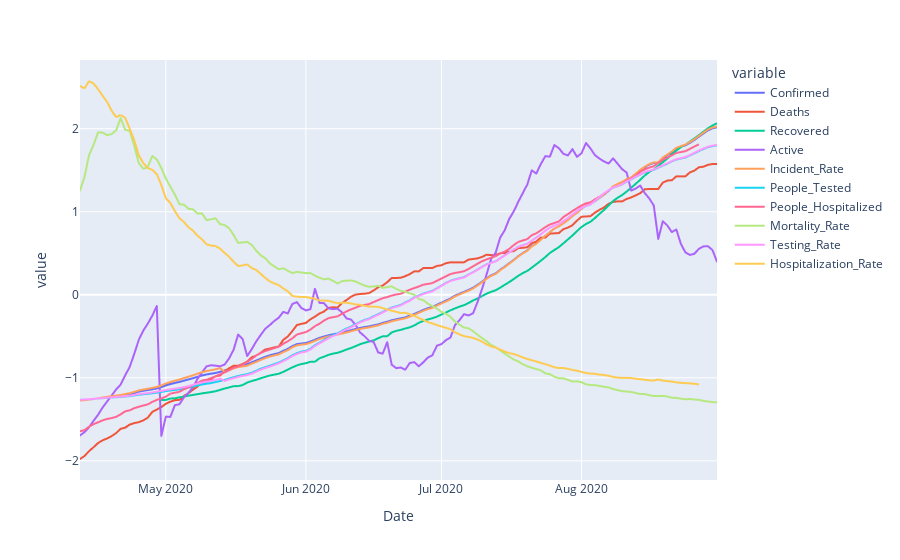

The cell this chart's notebook holds for it:
### Code cell
state_dfs[my_state].plot()

### Figure 1 — Plotly figure (JSON) as saved in the notebook; plotly's stock layout.template omitted (floating-point values rounded to 4 significant figures; data arrays with more than 128 entries replaced by an {"elided": "..."} marker saying what was removed)
{"data": [{"hovertemplate": "variable=Confirmed<br>Date=%{x}<br>value=%{y}<extra></extra>", "legendgroup": "Confirmed", "line": {"color": "#636efa", "dash": "solid"}, "mode": "lines", "name": "Confirmed", "showlegend": true, "type": "scattergl", "x": {"elided": "142 str values"}, "xaxis": "x", "y": {"elided": "142 float values"}, "yaxis": "y"}, {"hovertemplate": "variable=Deaths<br>Date=%{x}<br>value=%{y}<extra></extra>", "legendgroup": "Deaths", "line": {"color": "#EF553B", "dash": "solid"}, "mode": "lines", "name": "Deaths", "showlegend": true, "type": "scattergl", "x": {"elided": "142 str values"}, "xaxis": "x", "y": {"elided": "142 float values"}, "yaxis": "y"}, {"hovertemplate": "variable=Recovered<br>Date=%{x}<br>value=%{y}<extra></extra>", "legendgroup": "Recovered", "line": {"color": "#00cc96", "dash": "solid"}, "mode": "lines", "name": "Recovered", "showlegend": true, "type": "scattergl", "x": {"elided": "142 str values"}, "xaxis": "x", "y": {"elided": "142 float values"}, "yaxis": "y"}, {"hovertemplate": "variable=Active<br>Date=%{x}<br>value=%{y}<extra></extra>", "legendgroup": "Active", "line": {"color": "#ab63fa", "dash": "solid"}, "mode": "lines", "name": "Active", "showlegend": true, "type": "scattergl", "x": {"elided": "142 str values"}, "xaxis": "x", "y": {"elided": "142 float values"}, "yaxis": "y"}, {"hovertemplate": "variable=Incident_Rate<br>Date=%{x}<br>value=%{y}<extra></extra>", "legendgroup": "Incident_Rate", "line": {"color": "#FFA15A", "dash": "solid"}, "mode": "lines", "name": "Incident_Rate", "showlegend": true, "type": "scattergl", "x": {"elided": "142 str values"}, "xaxis": "x", "y": {"elided": "142 float values"}, "yaxis": "y"}, {"hovertemplate": "variable=People_Tested<br>Date=%{x}<br>value=%{y}<extra></extra>", "legendgroup": "People_Tested", "line": {"color": "#19d3f3", "dash": "solid"}, "mode": "lines", "name": "People_Tested", "showlegend": true, "type": "scattergl", "x": {"elided": "142 str values"}, "xaxis": "x", "y": {"elided": "142 float values"}, "yaxis": "y"}, {"hovertemplate": "variable=People_Hospitalized<br>Date=%{x}<br>value=%{y}<extra></extra>", "legendgroup": "People_Hospitalized", "line": {"color": "#FF6692", "dash": "solid"}, "mode": "lines", "name": "People_Hospitalized", "showlegend": true, "type": "scattergl", "x": {"elided": "142 str values"}, "xaxis": "x", "y": {"elided": "142 float values"}, "yaxis": "y"}, {"hovertemplate": "variable=Mortality_Rate<br>Date=%{x}<br>value=%{y}<extra></extra>", "legendgroup": "Mortality_Rate", "line": {"color": "#B6E880", "dash": "solid"}, "mode": "lines", "name": "Mortality_Rate", "showlegend": true, "type": "scattergl", "x": {"elided": "142 str values"}, "xaxis": "x", "y": {"elided": "142 float values"}, "yaxis": "y"}, {"hovertemplate": "variable=Testing_Rate<br>Date=%{x}<br>value=%{y}<extra></extra>", "legendgroup": "Testing_Rate", "line": {"color": "#FF97FF", "dash": "solid"}, "mode": "lines", "name": "Testing_Rate", "showlegend": true, "type": "scattergl", "x": {"elided": "142 str values"}, "xaxis": "x", "y": {"elided": "142 float values"}, "yaxis": "y"}, {"hovertemplate": "variable=Hospitalization_Rate<br>Date=%{x}<br>value=%{y}<extra></extra>", "legendgroup": "Hospitalization_Rate", "line": {"color": "#FECB52", "dash": "solid"}, "mode": "lines", "name": "Hospitalization_Rate", "showlegend": true, "type": "scattergl", "x": {"elided": "142 str values"}, "xaxis": "x", "y": {"elided": "142 float values"}, "yaxis": "y"}], "layout": {"legend": {"title": {"text": "variable"}, "tracegroupgap": 0}, "margin": {"t": 60}, "xaxis": {"anchor": "y", "domain": [0, 1], "title": {"text": "Date"}}, "yaxis": {"anchor": "x", "domain": [0, 1], "title": {"text": "value"}}}}
